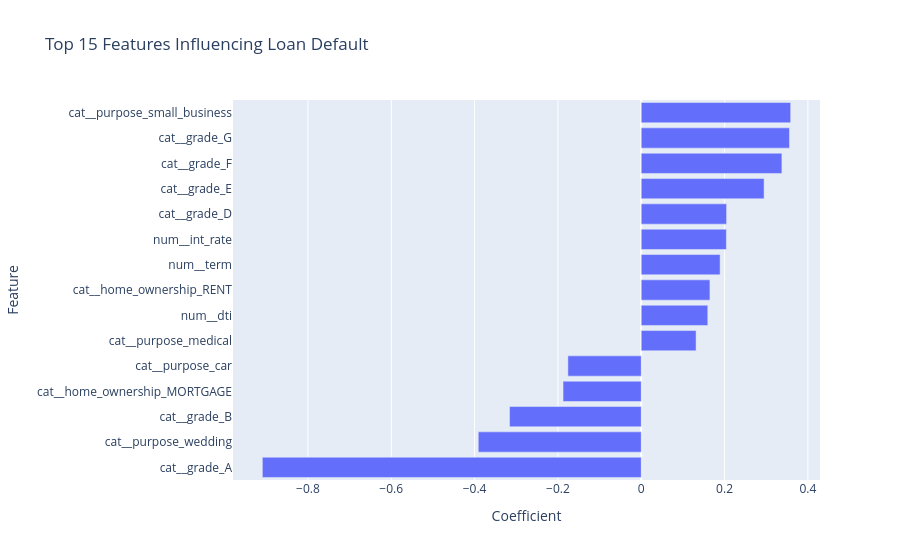

Notebook source saved alongside this figure:
### Code cell
import plotly.express as px

top15 = importance.head(15)

fig = px.bar(
    top15.sort_values("Coefficient"),
    x="Coefficient",
    y="Feature",
    orientation="h",
    title="Top 15 Features Influencing Loan Default"
)

fig.show()

### Figure 1 — Plotly figure (JSON) as saved in the notebook; plotly's stock layout.template omitted (floating-point values rounded to 4 significant figures)
{"data": [{"hovertemplate": "Coefficient=%{x}<br>Feature=%{y}<extra></extra>", "legendgroup": "", "marker": {"color": "#636efa", "pattern": {"shape": ""}}, "name": "", "orientation": "h", "showlegend": false, "textposition": "auto", "type": "bar", "x": [-0.9094, -0.3912, -0.316, -0.1877, -0.176, 0.1316, 0.1597, 0.1649, 0.1893, 0.2043, 0.2048, 0.2948, 0.3376, 0.3558, 0.3586], "xaxis": "x", "y": ["cat__grade_A", "cat__purpose_wedding", "cat__grade_B", "cat__home_ownership_MORTGAGE", "cat__purpose_car", "cat__purpose_medical", "num__dti", "cat__home_ownership_RENT", "num__term", "num__int_rate", "cat__grade_D", "cat__grade_E", "cat__grade_F", "cat__grade_G", "cat__purpose_small_business"], "yaxis": "y"}], "layout": {"barmode": "relative", "legend": {"tracegroupgap": 0}, "title": {"text": "Top 15 Features Influencing Loan Default"}, "xaxis": {"anchor": "y", "domain": [0, 1], "title": {"text": "Coefficient"}}, "yaxis": {"anchor": "x", "domain": [0, 1], "title": {"text": "Feature"}}}}
